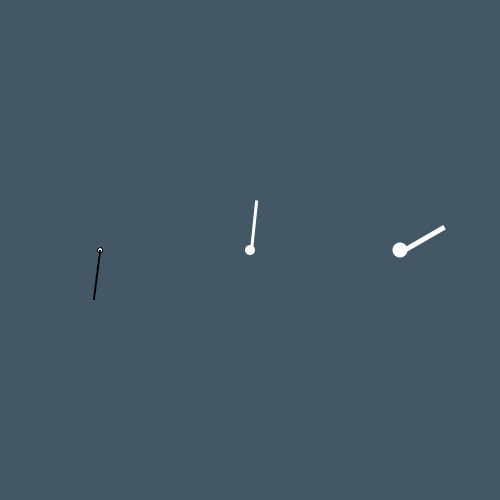
Frame 1 (no input)
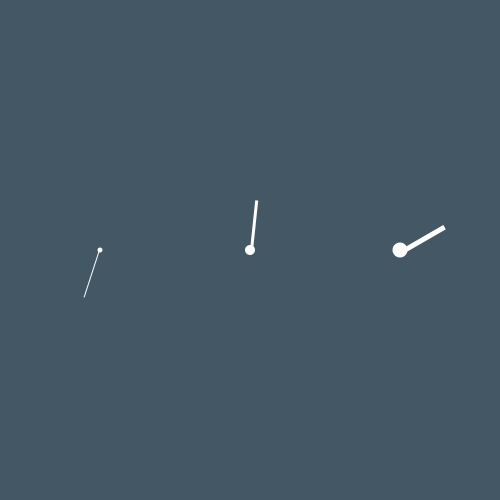
Frame 60 (the mouse pressed at the canvas centre just before this capture)
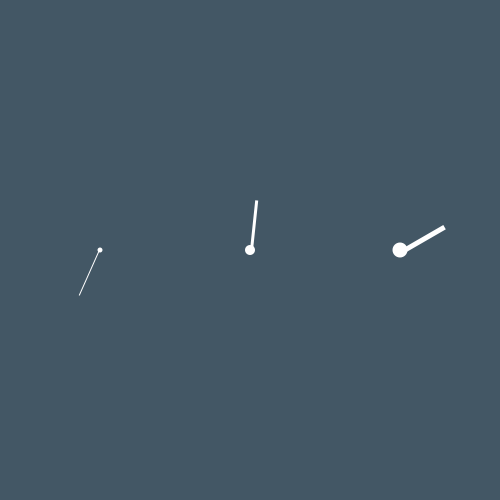
Frame 120 (the mouse held since frame 60 and released just before this capture)

The Processing sketch that drew these frames (run headless with seeded random() and noise(); from frame 60 on, the mouse is pressed at the canvas centre):

// Processing sketch: processing_120006
// ── processing_120006.pde

void setup()
{
  size(500, 500);
}

void draw()
{ 
  background (67,87,101);

  translate(100, 250);

  ellipse(0, 0, 5, 5);

  float sec= map(second(), 0, 60, 0, 360);

  pushMatrix();
  rotate(radians(sec)); // Um i rotieren
  translate(0, -50); // Um Radius verschieben, je größer die Zahl, desto größer der Radius
  rect(0, 0, 1, 50);
  noStroke();
  popMatrix();


  translate(150, 0);

  ellipse(0, 0, 10, 10);


  float min= map(minute(), 0, 60, 0, 360);

  pushMatrix();
  rotate(radians(min)); // Um i rotieren
  translate(0, -50); // Um Radius verschieben, je größer die Zahl, desto größer der Radius
  rect(0, 0, 3, 50);
  popMatrix();


  translate(150, 0);

  ellipse(0, 0, 15, 15);


  float std= map(hour(), 0, 12, 0, 360);

  pushMatrix();
  rotate(radians(std)); // Um i rotieren
  translate(0, -50); // Um Radius verschieben, je größer die Zahl, desto größer der Radius
  rect(0, 0, 5, 50);
  popMatrix();
}
